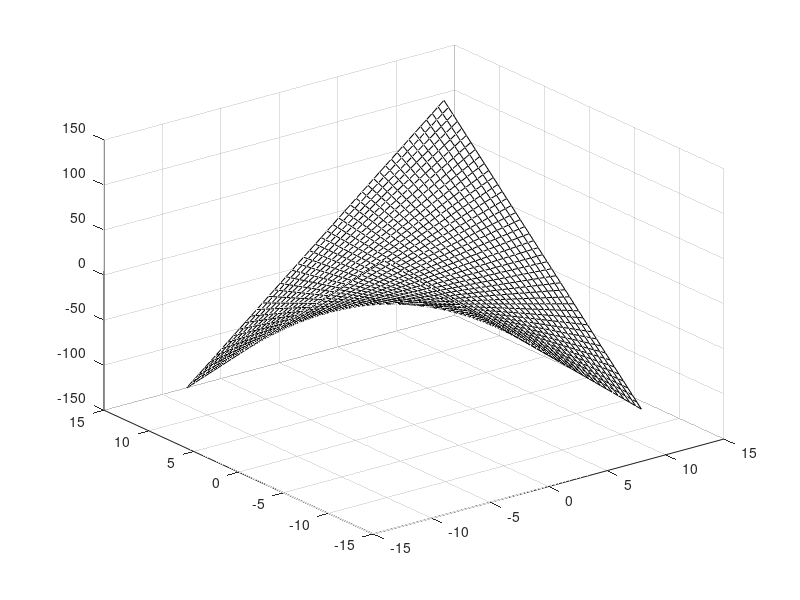

Write MATLAB code to recreate this figure. (Note: this script raises an error after producing the figure.)
clear;
map = [0,0,0;0,0,0;0,0,0];
colormap(map);
tic
%Superficie
x = [-11 :0.5:11];
y = x;
j = meshgrid(x,y);
k = j';
mesh(j,k,j.*k);
%Parametros
a = 0;
b = 2;
h = 0.001;
y0 = [-9 -8 3 2];
%Euler hacia adelante
[t u v uP vP] = eu(a,b,y0,h);
hold on;
%Grafica la geodesica sobre la superficie
plot3(u,v,u.*v,"k",'linewidth',4);
%Diferencia Centrada
[t2 u2 v2 uP2 vP2] = difCen(a,b,y0,h);
hold on;
%Grafica de la geodesica sobre la superficie
plot3(u2,v2,(u2).*(v2),"k",'linewidth',4);
%resolver ecuacion metodo octave
p = lsode ("oct", y0, t);
hold on;
plot3(p(:,1),p(:,2),p(:,1).*p(:,2), 'k', "linewidth",8);
toc